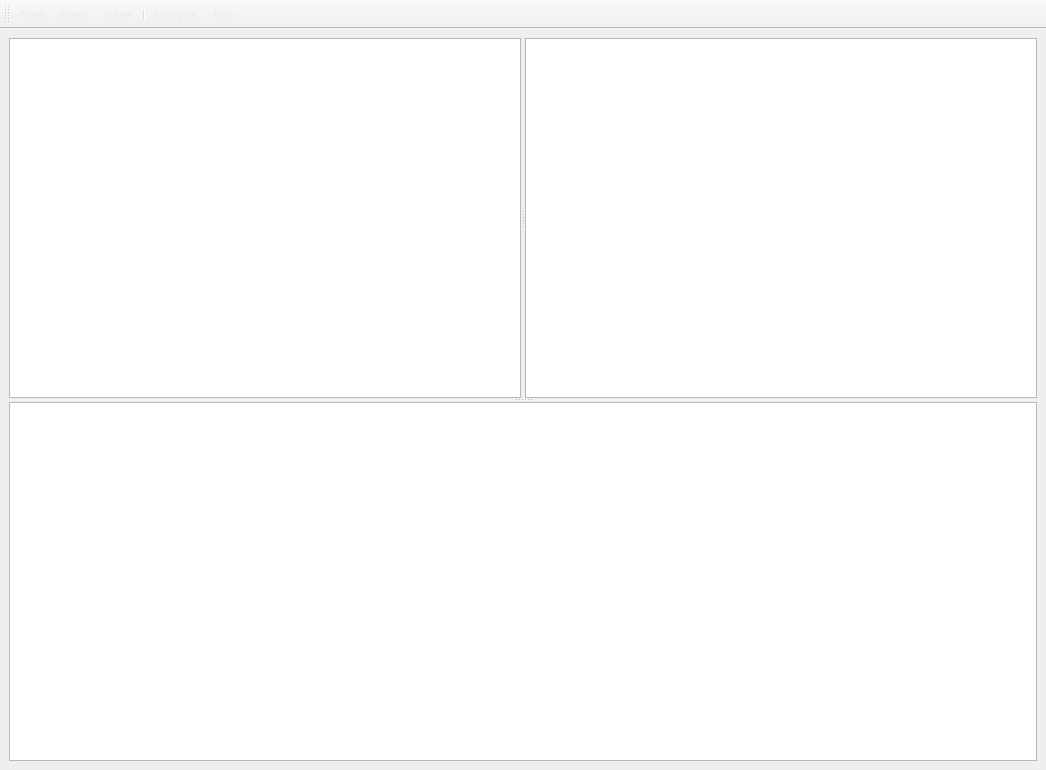
<?xml version="1.0" encoding="UTF-8"?>
<ui version="4.0">
 <class>MainWindow</class>
 <widget class="QMainWindow" name="MainWindow">
  <property name="enabled">
   <bool>true</bool>
  </property>
  <property name="geometry">
   <rect>
    <x>0</x>
    <y>0</y>
    <width>1046</width>
    <height>770</height>
   </rect>
  </property>
  <property name="sizePolicy">
   <sizepolicy hsizetype="Expanding" vsizetype="Expanding">
    <horstretch>0</horstretch>
    <verstretch>0</verstretch>
   </sizepolicy>
  </property>
  <property name="baseSize">
   <size>
    <width>1400</width>
    <height>400</height>
   </size>
  </property>
  <property name="windowTitle">
   <string>8086-emulator</string>
  </property>
  <property name="windowIcon">
   <iconset>
    <normaloff>logo.png</normaloff>logo.png</iconset>
  </property>
  <property name="styleSheet">
   <string notr="true"/>
  </property>
  <property name="documentMode">
   <bool>false</bool>
  </property>
  <widget class="QWidget" name="mainwidget">
   <property name="sizePolicy">
    <sizepolicy hsizetype="Fixed" vsizetype="Fixed">
     <horstretch>0</horstretch>
     <verstretch>0</verstretch>
    </sizepolicy>
   </property>
   <property name="styleSheet">
    <string notr="true"/>
   </property>
   <layout class="QHBoxLayout" name="horizontalLayout">
    <item>
     <widget class="QSplitter" name="s_all">
      <property name="orientation">
       <enum>Qt::Vertical</enum>
      </property>
      <widget class="QSplitter" name="scode">
       <property name="orientation">
        <enum>Qt::Horizontal</enum>
       </property>
       <widget class="CodeEditor" name="pt_pas"/>
       <widget class="CodeEditor" name="pt_c">
        <property name="sizePolicy">
         <sizepolicy hsizetype="Expanding" vsizetype="Expanding">
          <horstretch>0</horstretch>
          <verstretch>0</verstretch>
         </sizepolicy>
        </property>
       </widget>
      </widget>
      <widget class="QPlainTextEdit" name="pt_console"/>
     </widget>
    </item>
   </layout>
  </widget>
  <widget class="QToolBar" name="toolbarDefault">
   <property name="windowTitle">
    <string>Default bar</string>
   </property>
   <property name="styleSheet">
    <string notr="true">color: rgb(235, 235, 235);
font: 75 12pt &quot;Arial&quot;;</string>
   </property>
   <attribute name="toolBarArea">
    <enum>TopToolBarArea</enum>
   </attribute>
   <attribute name="toolBarBreak">
    <bool>false</bool>
   </attribute>
   <addaction name="actionNew"/>
   <addaction name="actionOpen"/>
   <addaction name="actionSave"/>
   <addaction name="separator"/>
   <addaction name="actionCompile"/>
   <addaction name="actionRun"/>
  </widget>
  <action name="actionNew">
   <property name="enabled">
    <bool>true</bool>
   </property>
   <property name="icon">
    <iconset theme="document-new">
     <normaloff>.</normaloff>.</iconset>
   </property>
   <property name="text">
    <string>&amp;New</string>
   </property>
   <property name="toolTip">
    <string>Create a new program</string>
   </property>
   <property name="statusTip">
    <string>Start a new program</string>
   </property>
   <property name="shortcut">
    <string>Ctrl+N</string>
   </property>
  </action>
  <action name="actionOpen">
   <property name="icon">
    <iconset theme="document-open">
     <normaloff>.</normaloff>.</iconset>
   </property>
   <property name="text">
    <string>&amp;Open</string>
   </property>
   <property name="toolTip">
    <string>Open a saved program</string>
   </property>
   <property name="statusTip">
    <string>Choose a new program to view</string>
   </property>
   <property name="shortcut">
    <string>Ctrl+O</string>
   </property>
  </action>
  <action name="actionSave">
   <property name="enabled">
    <bool>true</bool>
   </property>
   <property name="icon">
    <iconset theme="document-save">
     <normaloff>.</normaloff>.</iconset>
   </property>
   <property name="text">
    <string>&amp;Save</string>
   </property>
   <property name="toolTip">
    <string>Save current program</string>
   </property>
   <property name="statusTip">
    <string>Save current program on disk</string>
   </property>
   <property name="shortcut">
    <string>Ctrl+S</string>
   </property>
  </action>
  <action name="actionQuit">
   <property name="icon">
    <iconset theme="application-exit">
     <normaloff>.</normaloff>.</iconset>
   </property>
   <property name="text">
    <string>&amp;Quit</string>
   </property>
   <property name="statusTip">
    <string>Exit from Austro Simulator</string>
   </property>
   <property name="shortcut">
    <string>Ctrl+Q</string>
   </property>
  </action>
  <action name="actionStop">
   <property name="enabled">
    <bool>false</bool>
   </property>
   <property name="icon">
    <iconset theme="process-stop">
     <normaloff>.</normaloff>.</iconset>
   </property>
   <property name="text">
    <string>&amp;Stop</string>
   </property>
   <property name="toolTip">
    <string>Stop the computer execution</string>
   </property>
   <property name="statusTip">
    <string>Stop program execution</string>
   </property>
   <property name="shortcut">
    <string>F10</string>
   </property>
  </action>
  <action name="actionAbout">
   <property name="icon">
    <iconset theme="help-about">
     <normaloff>.</normaloff>.</iconset>
   </property>
   <property name="text">
    <string>&amp;About</string>
   </property>
   <property name="statusTip">
    <string>About Austro Simulator</string>
   </property>
  </action>
  <action name="actionCompile">
   <property name="text">
    <string>Compile</string>
   </property>
   <property name="toolTip">
    <string>Compile Pascal-S</string>
   </property>
   <property name="shortcut">
    <string>F5</string>
   </property>
  </action>
  <action name="actionRun">
   <property name="text">
    <string>Run</string>
   </property>
   <property name="toolTip">
    <string>Run C</string>
   </property>
   <property name="shortcut">
    <string>F6</string>
   </property>
  </action>
 </widget>
 <customwidgets>
  <customwidget>
   <class>CodeEditor</class>
   <extends>QPlainTextEdit</extends>
   <header>codeeditor</header>
  </customwidget>
 </customwidgets>
 <resources/>
 <connections>
  <connection>
   <sender>actionQuit</sender>
   <signal>triggered()</signal>
   <receiver>MainWindow</receiver>
   <slot>close()</slot>
   <hints>
    <hint type="sourcelabel">
     <x>-1</x>
     <y>-1</y>
    </hint>
    <hint type="destinationlabel">
     <x>399</x>
     <y>299</y>
    </hint>
   </hints>
  </connection>
 </connections>
</ui>
